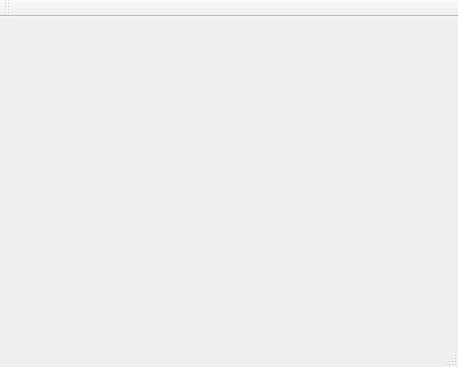
<?xml version="1.0" encoding="UTF-8"?>
<ui version="4.0">
 <class>SceneWindow</class>
 <widget class="QMainWindow" name="SceneWindow">
  <property name="geometry">
   <rect>
    <x>0</x>
    <y>0</y>
    <width>458</width>
    <height>367</height>
   </rect>
  </property>
  <property name="windowTitle">
   <string>SceneWindow</string>
  </property>
  <widget class="QWidget" name="centralWidget"/>
  <widget class="QMenuBar" name="menuBar">
   <property name="geometry">
    <rect>
     <x>0</x>
     <y>0</y>
     <width>458</width>
     <height>21</height>
    </rect>
   </property>
  </widget>
  <widget class="QToolBar" name="mainToolBar">
   <attribute name="toolBarArea">
    <enum>TopToolBarArea</enum>
   </attribute>
   <attribute name="toolBarBreak">
    <bool>false</bool>
   </attribute>
  </widget>
  <widget class="QStatusBar" name="statusBar"/>
 </widget>
 <layoutdefault spacing="6" margin="11"/>
 <resources/>
 <connections/>
</ui>
